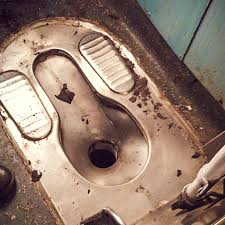
#> input picture mlserver/controllers/image38.jpeg, 225 x 225 px
$ python -i win_ctr.py   (imports and definitions only)
#> lines starting #> are read from the running program, lines starting #| are printed output that depends on the picture; after the words box and inside, x2 and y2 are one past the last pixel; in counts of white or black regions, pixels touching at a corner belong together
#> in detect_color_and_blacken, img is the input picture: shape (225, 225, 3); mean B, G, R 110.6, 125.1, 149.3
#> in detect_color_and_blacken, `img_resized = cv2.resize(img, (256, 256))`:
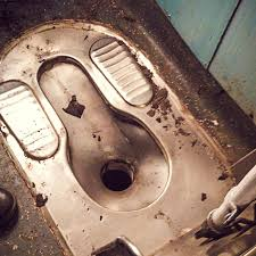
#> img_resized: shape (256, 256, 3); mean B, G, R 110.5, 125, 149.2
import cv2
import numpy as np
import os
import uuid
import base64

# Convert hex color to BGR (for target color matching)
target_color_hex = "#b6cec9"
target_color_bgr = tuple(int(target_color_hex[i:i+2], 16) for i in (1, 3, 5))[::-1]

UPLOAD_FOLDER = 'uploads/win_severity_img'
# [1 line not run here, left out]

def remove_background(image, bg_color_bgr=(0, 0, 0), threshold=50):
    """
    Remove the background by replacing pixels close to the bg_color with black.
    :param image: Input image
    :param bg_color_bgr: BGR color of the background to remove
    :param threshold: Threshold for color similarity (0-255)
    :return: Image with the background removed and replaced by black
    """
#> called with bg_color_bgr = (255, 255, 255), threshold = 50
    # Create a background image of the same size as the input image
    bg_image = np.full_like(image, bg_color_bgr, dtype=np.uint8)

    # Calculate the absolute difference between the image and the background color image
    diff = cv2.absdiff(image, bg_image)
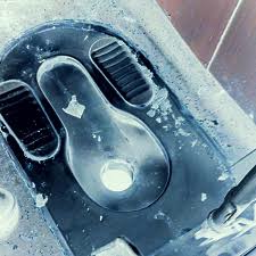
#> diff: shape (256, 256, 3); mean B, G, R 144.5, 130, 105.8

    # Convert the difference to grayscale to get the intensity of differences
    diff_gray = cv2.cvtColor(diff, cv2.COLOR_BGR2GRAY)
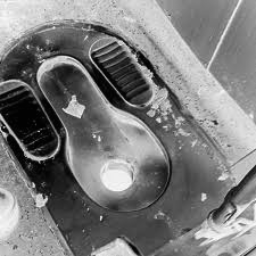
#> diff_gray: shape (256, 256); min 1, max 249, mean 124.4

    # Threshold the difference to detect background pixels
    _, mask = cv2.threshold(diff_gray, threshold, 255, cv2.THRESH_BINARY_INV)
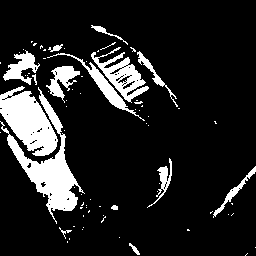
#> mask: shape (256, 256); 13.8% white; 76 white regions (61 under 20 px), largest, box (x1, y1, x2, y2) and area: (0, 87, 85, 224) 2631, (0, 86, 58, 156) 2282, (91, 47, 149, 103) 1107

    # Replace the background with black using the mask
    result = cv2.bitwise_and(image, image, mask=mask)

    return result


def detect_color_and_blacken(image_path, target_color=target_color_bgr, threshold=40):
    # Read the image
    img = cv2.imread(image_path)
    if img is None:
        print(f"Unable to load {image_path}")
        return {"res":"unable to load"}

    # Resize both the original image and the processed image to 256x256
    img_resized = cv2.resize(img, (256, 256))

    # Remove the background and replace it with black
    processed_img = remove_background(img_resized, bg_color_bgr=(255, 255, 255), threshold=50)

    # Convert image to the LAB color space for better color detection
    lab_img = cv2.cvtColor(processed_img, cv2.COLOR_BGR2LAB)
#> lab_img: shape (256, 256, 3); mean of channels 0, 1, 2 32.3, 128.3, 129.6
    target_color_lab = cv2.cvtColor(np.uint8([[list(target_color)]]), cv2.COLOR_BGR2LAB)[0][0]

    # Calculate lower and upper bounds for color detection
    lower_bound = np.array([max(0, target_color_lab[0] - threshold),
                            max(0, target_color_lab[1] - threshold),
                            max(0, target_color_lab[2] - threshold)])
    upper_bound = np.array([min(255, target_color_lab[0] + threshold),
                            min(255, target_color_lab[1] + threshold),
                            min(255, target_color_lab[2] + threshold)])

    # Create a mask for the target color
    mask = cv2.inRange(lab_img, lower_bound, upper_bound)
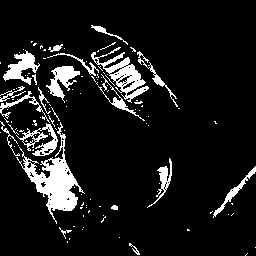
#> mask: shape (256, 256); 10.2% white; 122 white regions (102 under 20 px), largest, box (x1, y1, x2, y2) and area: (16, 122, 85, 224) 1871, (91, 47, 149, 103) 971, (3, 50, 40, 85) 550

    # Calculate percentage of the target color in the image
    total_pixels = mask.size
#> total_pixels = 65536
    target_pixels = cv2.countNonZero(mask)
#> target_pixels = 6666
    percentage = (target_pixels / total_pixels) * 100
#> percentage = 10.17

    # Print percentage in the terminal
    print(f"Image: {image_path} - Target Color Percentage: {percentage:.2f}%")
#| Image: image38.jpeg - Target Color Percentage: 10.17%

    # Apply the mask to keep only the target color
    result = cv2.bitwise_and(processed_img, processed_img, mask=mask)
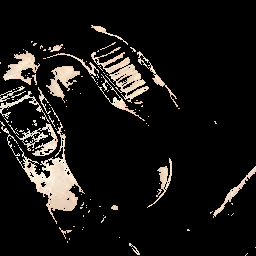
#> result: shape (256, 256, 3); mean B, G, R 20.2, 22.3, 24.3

    # Generate unique ID for filenames
    unique_id = str(uuid.uuid4().hex)[:8]

    # Save the original resized image with a new name
    original_filename = os.path.join(UPLOAD_FOLDER, f"win_{unique_id}.jpg")
    cv2.imwrite(original_filename, img_resized)

    # Save the mask as a PNG file
    mask_filename = os.path.join(UPLOAD_FOLDER, f"win_{unique_id}.png")
    cv2.imwrite(mask_filename, mask)

    print(f"Original Image saved as: {original_filename}")
    print(f"Mask saved as: {mask_filename}")
    _,mk = overlay_mask_on_image(original_filename,mask_filename)

    return ({"severity":percentage,"mask":mk})


# def overlay_mask_on_image(original_image_path, mask_image_path):
#     # Check if the files exist
#     if not os.path.exists(original_image_path):
#         raise ValueError(f"File not found: {original_image_path}")
#     if not os.path.exists(mask_image_path):
#         raise ValueError(f"File not found: {mask_image_path}")

#     # Read the original and mask images
#     original_image = cv2.imread(original_image_path)
#     mask_image = cv2.imread(mask_image_path, cv2.IMREAD_UNCHANGED)

#     if original_image is None or mask_image is None:
#         raise ValueError("Failed to read one of the image files. Ensure they are valid image formats.")

#     # Ensure the mask image has the same dimensions as the original image
#     mask_resized = cv2.resize(mask_image, (original_image.shape[1], original_image.shape[0]))

#     # Convert grayscale mask to 3-channel if needed
#     if len(mask_resized.shape) == 2:  # Grayscale image
#         mask_resized = cv2.cvtColor(mask_resized, cv2.COLOR_GRAY2BGR)

#     # Overlay the mask onto the original image
#     try:
#         overlay = cv2.addWeighted(original_image, 0.7, mask_resized, 0.3, 0)
#     except cv2.error as e:
#         raise ValueError(f"Error blending images: {e}")

#     # Save the output image
#     output_image_path = os.path.join(UPLOAD_FOLDER, f"overlay_{os.path.basename(original_image_path)}")
#     cv2.imwrite(output_image_path, overlay)

#     # Convert to Base64
#     _, buffer = cv2.imencode('.png', overlay)
#     base64_img = base64.b64encode(buffer).decode('utf-8')

#     return output_image_path, base64_img


def overlay_mask_on_image(original_image_path, mask_image_path):
    # Check if the files exist
    if not os.path.exists(original_image_path):
        raise ValueError(f"File not found: {original_image_path}")
    if not os.path.exists(mask_image_path):
        raise ValueError(f"File not found: {mask_image_path}")

    # Read the original and mask images
    original_image = cv2.imread(original_image_path)
    mask_image = cv2.imread(mask_image_path, cv2.IMREAD_UNCHANGED)

    if original_image is None or mask_image is None:
        raise ValueError("Failed to read one of the image files. Ensure they are valid image formats.")

    # Ensure the mask image has the same dimensions as the original image
    mask_resized = cv2.resize(mask_image, (original_image.shape[1], original_image.shape[0]))

    # Convert the original image to grayscale
    grayscale_image = cv2.cvtColor(original_image, cv2.COLOR_BGR2GRAY)
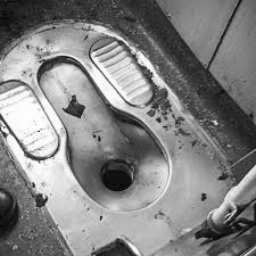
#> grayscale_image: shape (256, 256); min 4, max 254, mean 130.5

    # Convert the grayscale image to 3-channel BGR to match the mask
    grayscale_image_bgr = cv2.cvtColor(grayscale_image, cv2.COLOR_GRAY2BGR)

    # Convert grayscale mask to 3-channel if needed
    if len(mask_resized.shape) == 2:  # Grayscale image
        mask_resized = cv2.cvtColor(mask_resized, cv2.COLOR_GRAY2BGR)

    # Overlay the mask onto the grayscale original image
    try:
        overlay = cv2.addWeighted(grayscale_image_bgr, 0, mask_resized, 1.0, 0)  # Adjust weights here
    except cv2.error as e:
        raise ValueError(f"Error blending images: {e}")

    # Save the output image
    output_image_path = os.path.join(UPLOAD_FOLDER, f"overlay_{os.path.basename(original_image_path)}")
    cv2.imwrite(output_image_path, overlay)

    # Convert to Base64
    _, buffer = cv2.imencode('.png', overlay)
#> buffer = 5943 values, max 255 at index 755, min 0 at index 8, mean 113.2
    base64_img = base64.b64encode(buffer).decode('utf-8')

    return output_image_path, base64_img

>>> result = detect_color_and_blacken('image38.jpeg')
#> result = 2 items
